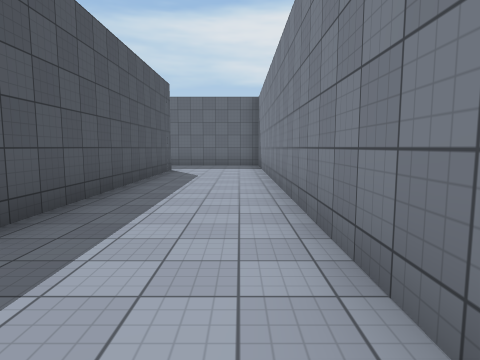
view 1 (above)

16 first-person views from a walk through a Unity game level. The camera is 1.5 m above the floor, tilts 6° down and sees 75° across. The floor is counted in squares, 2 m on a side. Each view is taken from the middle of a square. On the plan, view 1 faces up. The plan holds only what a view shows up to about 10 squares ahead; the rest is blank. The place goes on beyond the plan. The player character is not drawn. Surface patterns are stand-ins for the level's own textures.

view 2
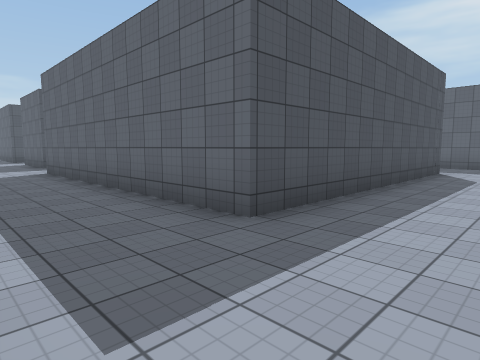

view 3
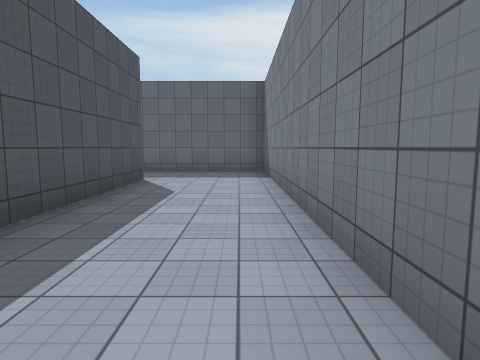

view 4
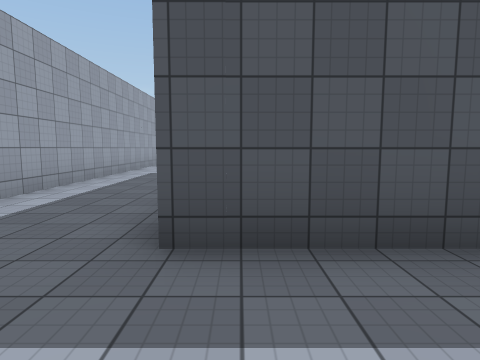

view 5
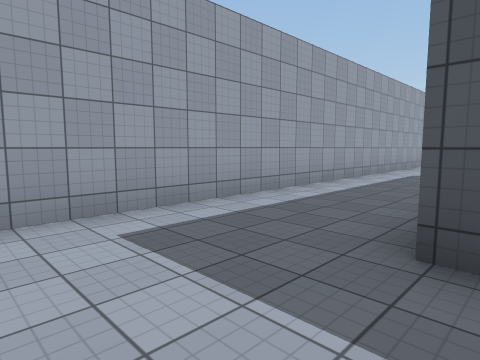

view 6
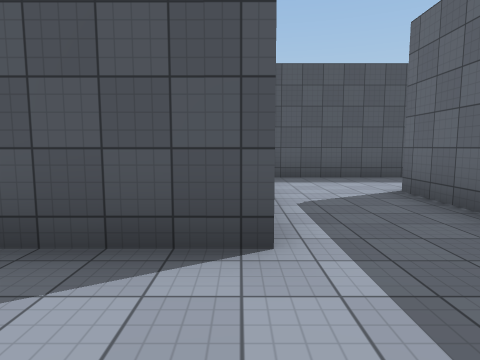

view 7
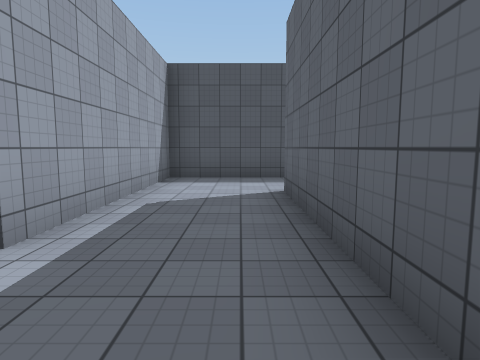

view 8
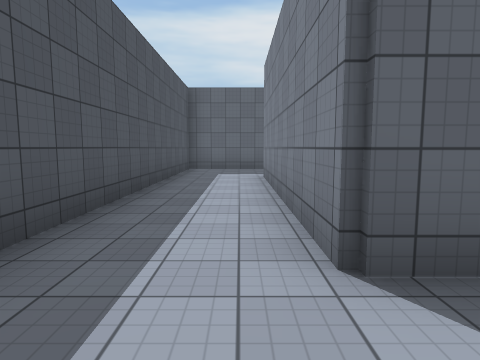

view 9
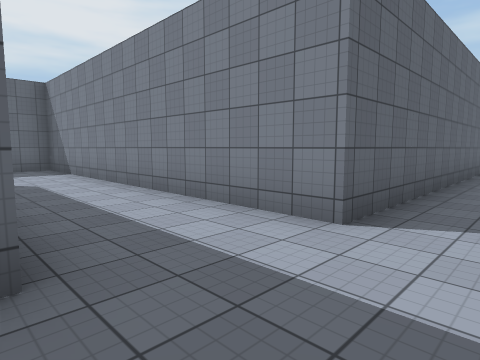

view 10
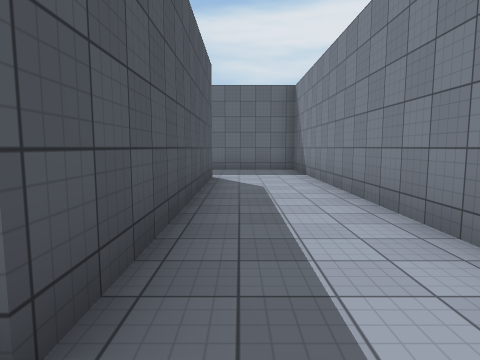

view 11
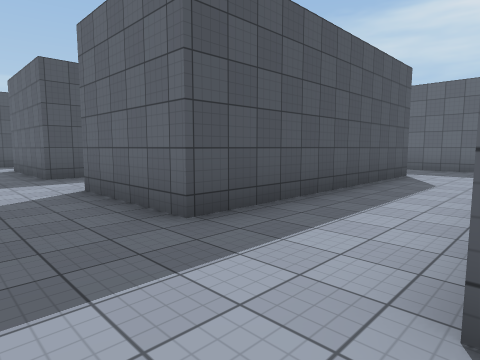

view 12
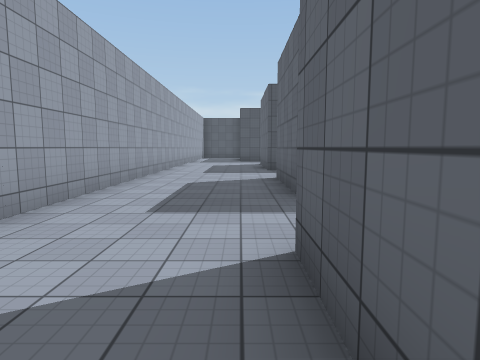

view 13
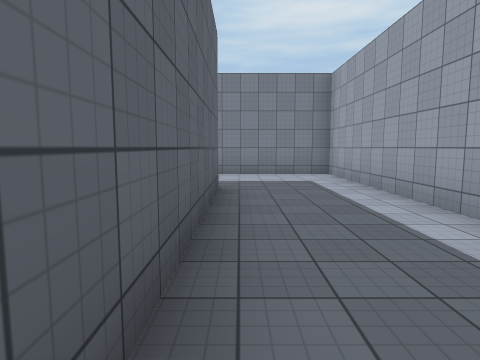

view 14
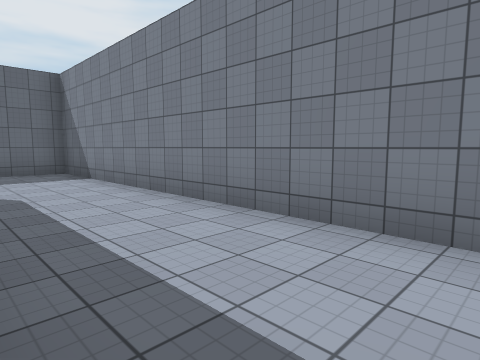

view 15
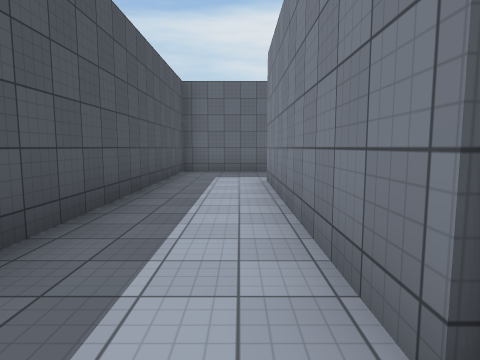

view 16
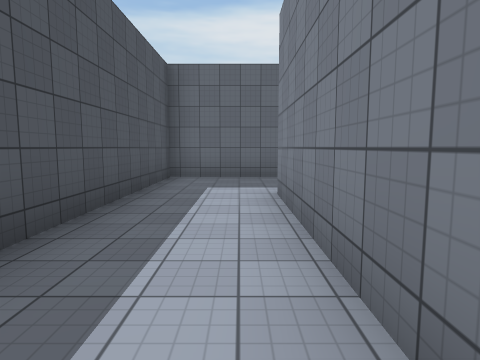

### Floor plan
Points are (right, up) in squares from view 1. A wall is a line through its corners. A room is listed if a view was taken in it or the views show most of it. See-through windows are left out.
Room 1 (views 1, 2, 3, 4, 5, 6, 7, 8, 9, 10, 11, 12, 13, 14, 15, 16)
walls: (-12.7, 10) (-12.7, 2.9) (-15.8, 2.9); (-18.2, 3.8) (-18.2, 2.9) (-21.9, 2.9); (-18, -0.5) (0.8, -0.5) (0.8, 12.8) (-5.4, 12.8) (-5.4, 19); (-5, 21.8) (-7.8, 21.8) (-7.8, 10.3) (-2.3, 10.3) (-2.3, 2.4) (-10.2, 2.4) (-10.2, 12.4) (-12.9, 12.4)

Positions as (right, up) in squares from view 1, and headings:
1: (0, 0), facing up
2: (0, 0), facing up-left
3: (0, 3), facing up
4: (0, 3), facing left
5: (0, 3), facing down-left
6: (0, 10), facing left
7: (0, 12), facing left
8: (-6, 11), facing up
9: (-13, 1), facing up-right
10: (-12, 2), facing up
11: (-10, 1), facing up-left
12: (-8, 2), facing left
13: (-8, 2), facing right
14: (-2, 3), facing up-right
15: (-6, 12), facing up
16: (-6, 14), facing up
